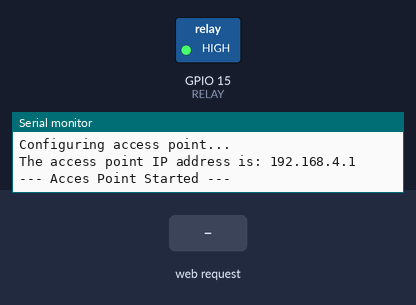
Recording of a sketch running on a simulated ESP32. On the bench: switched loads named in the sketch (green lamp = pin HIGH), the last lines printed to the serial monitor. Inputs (shaded band) come from the test bench.

Above: at 1.2 s.
1.3 s: HTTP request GET /L received
At 2.4 s:
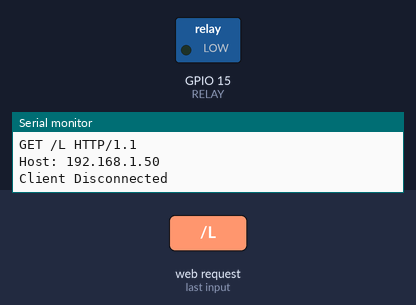
2.8 s: HTTP request GET /H received
At 3.5 s:
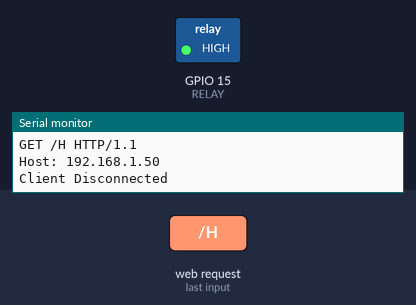
Timing chart, 0 to 5.8 s (numbered marks = the images above; inputs shaded):
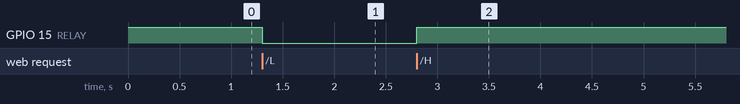

Measured:
- after the input at 1.3 s, GPIO 15 (RELAY): HIGH → LOW at once
- after the input at 2.8 s, GPIO 15 (RELAY): LOW → HIGH at once

The sketch:

S4_AccessPoint_Relay.ino
```cpp
// Libraries
#include <WiFi.h>
#include <WiFiClient.h>

#define RELAY 15 //Pin to be used to connect the relay module

// Set these to your desired credentials.
const char *ssid = "The Little WiFi";
const char *password = "ThePassword";

// Web server instance and port
WiFiServer server(80);

void setup() {

  pinMode(RELAY, OUTPUT);     //Set the relay GPIO as an output
  digitalWrite(RELAY, HIGH);  //Set this GPIO in HIGH state

  Serial.begin(115200);
  Serial.println();
  Serial.println("Configuring access point...");

  // Configure the WiFi Acces Point
  // You can remove the password parameter if you want the AP to be open.
  WiFi.softAP(ssid, password);
  IPAddress myIP = WiFi.softAPIP();
  Serial.print("The access point IP address is: ");
  Serial.println(myIP);
  server.begin();

  Serial.println("--- Acces Point Started ---");
}

void loop() {
  WiFiClient client = server.available();   // listen for incoming clients

  if (client) {                             // if you get a client,
    Serial.println("New Client");           // print a message out the serial port
    String currentLine = "";                // make a String to hold incoming data from the client
    while (client.connected()) {            // loop while the client's connected
      if (client.available()) {             // if there's bytes to read from the client,
        char c = client.read();             // read a byte, then
        Serial.write(c);                    // print it out the serial monitor
        if (c == '\n') {                    // if the byte is a newline character

          // if the current line is blank, you got two newline characters in a row.
          // that's the end of the client HTTP request, so send a response:
          if (currentLine.length() == 0) {
            // HTTP headers always start with a response code (e.g. HTTP/1.1 200 OK)
            // and a content-type so the client knows what's coming, then a blank line:
            client.println("HTTP/1.1 200 OK");
            client.println("Content-type:text/html");
            client.println();

            // the content of the HTTP response follows the header:
            client.print("Click <a href=\"/L\">here</a> to turn ON the RELAY.<br>");
            client.print("Click <a href=\"/H\">here</a> to turn OFF the RELAY.<br>");

            // The HTTP response ends with another blank line:
            client.println();
            // break out of the while loop:
            break;
          } else {    // if you got a newline, then clear currentLine:
            currentLine = "";
          }
        } else if (c != '\r') {  // if you got anything else but a carriage return character,
          currentLine += c;      // add it to the end of the currentLine
        }

        // Check to see if the client request was "GET /H" or "GET /L":
        if (currentLine.endsWith("GET /H")) {
          digitalWrite(RELAY, HIGH);               // GET /H turns the RELAY off
        }
        if (currentLine.endsWith("GET /L")) {
          digitalWrite(RELAY, LOW);                // GET /L turns the RELAY on
        }
      }
    }
    // close the connection:
    client.stop();
    Serial.println("Client Disconnected");
  }
}
```
